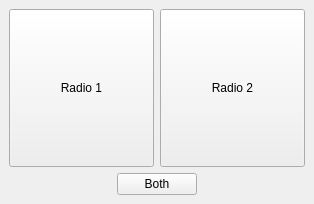
<?xml version="1.0" encoding="UTF-8"?>
<ui version="4.0">
 <class>SO2R</class>
 <widget class="QDockWidget" name="SO2R">
  <property name="geometry">
   <rect>
    <x>0</x>
    <y>0</y>
    <width>314</width>
    <height>204</height>
   </rect>
  </property>
  <property name="whatsThis">
   <string>&lt;html&gt;&lt;head/&gt;&lt;body&gt;&lt;p&gt;SO2R&lt;/p&gt;&lt;/body&gt;&lt;/html&gt;</string>
  </property>
  <property name="windowTitle">
   <string>SO2R</string>
  </property>
  <widget class="QWidget" name="so2rwidget">
   <layout class="QVBoxLayout" name="verticalLayout">
    <item>
     <layout class="QGridLayout" name="gridLayout">
      <item row="0" column="0">
       <layout class="QHBoxLayout" name="horizontalLayout">
        <item>
         <widget class="QPushButton" name="so2r_r1_button">
          <property name="sizePolicy">
           <sizepolicy hsizetype="Expanding" vsizetype="Expanding">
            <horstretch>0</horstretch>
            <verstretch>0</verstretch>
           </sizepolicy>
          </property>
          <property name="text">
           <string>Radio 1</string>
          </property>
         </widget>
        </item>
        <item>
         <widget class="QPushButton" name="so2r_r2_button">
          <property name="sizePolicy">
           <sizepolicy hsizetype="Expanding" vsizetype="Expanding">
            <horstretch>0</horstretch>
            <verstretch>0</verstretch>
           </sizepolicy>
          </property>
          <property name="text">
           <string>Radio 2</string>
          </property>
         </widget>
        </item>
       </layout>
      </item>
      <item row="1" column="0">
       <layout class="QHBoxLayout" name="horizontalLayout_3">
        <item>
         <spacer name="horizontalSpacer_2">
          <property name="orientation">
           <enum>Qt::Orientation::Horizontal</enum>
          </property>
          <property name="sizeHint" stdset="0">
           <size>
            <width>40</width>
            <height>20</height>
           </size>
          </property>
         </spacer>
        </item>
        <item>
         <widget class="QPushButton" name="so2r_both_button">
          <property name="text">
           <string>Both</string>
          </property>
         </widget>
        </item>
        <item>
         <spacer name="horizontalSpacer">
          <property name="orientation">
           <enum>Qt::Orientation::Horizontal</enum>
          </property>
          <property name="sizeHint" stdset="0">
           <size>
            <width>40</width>
            <height>20</height>
           </size>
          </property>
         </spacer>
        </item>
       </layout>
      </item>
     </layout>
    </item>
   </layout>
  </widget>
 </widget>
 <resources/>
 <connections/>
</ui>
